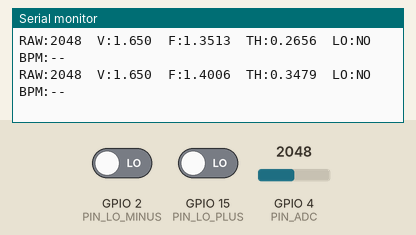
A sketch run on a simulated ESP32. Parts: the last lines printed to the serial monitor. Inputs (shaded band) come from the test bench; at power-on: GPIO 2 (PIN_LO_MINUS) LOW, GPIO 4 (PIN_ADC) = 2048, GPIO 15 (PIN_LO_PLUS) LOW (analog values on the 0–4095 scale).

Above: at 1.3 s.
1.4 s: GPIO 2 (PIN_LO_MINUS) driven HIGH
At 1.7 s:
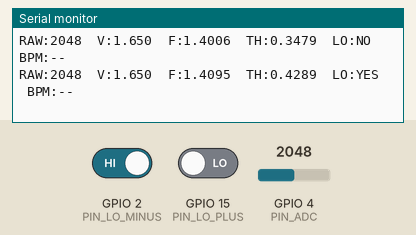
3.2 s: GPIO 4 (PIN_ADC) set to 2866
At 3.22 s:
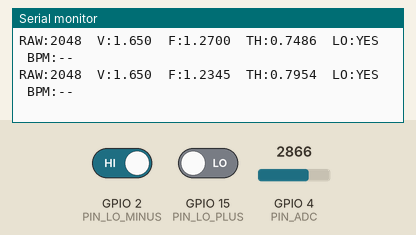
4.7 s: GPIO 15 (PIN_LO_PLUS) driven HIGH
At 5.24 s:
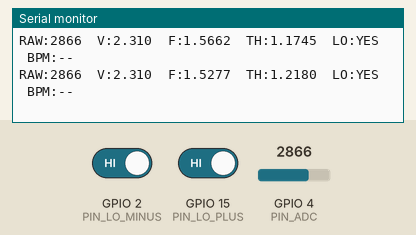
6.2 s: GPIO 4 (PIN_ADC) set to 3603
At 6.25 s:
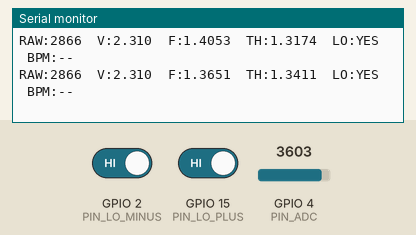
7.7 s: GPIO 15 (PIN_LO_PLUS) driven LOW
At 8.28 s:
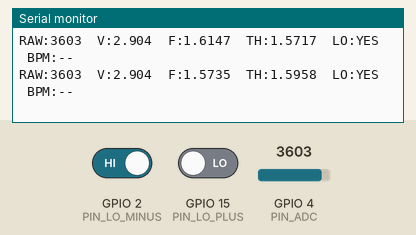
9.2 s: GPIO 2 (PIN_LO_MINUS) driven LOW
At 9.54 s:
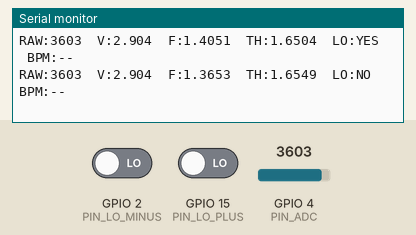
Timing chart, 0 to 11.7 s (numbered marks = the images above; inputs shaded):
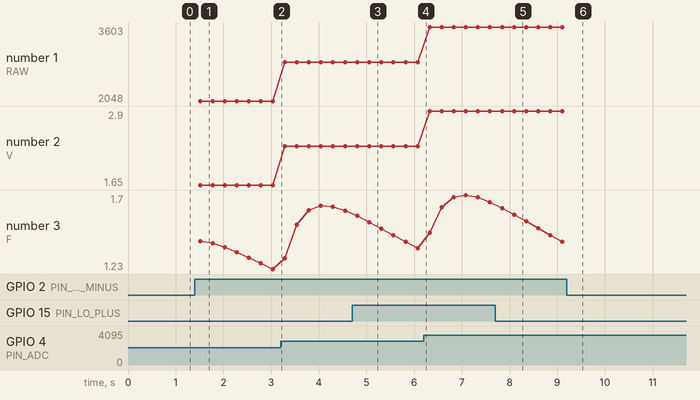

Measured:
- after the input at 1.4 s, the serial monitor: prints a new line after 0.12 s (image 1)
- after the input at 4.7 s, the serial monitor: prints a new line after 0.36 s (image 3)
- after the input at 7.7 s, the serial monitor: prints a new line after 0.40 s (image 5)
- after the input at 9.2 s, the serial monitor: prints a new line after 0.16 s (image 6)
- plotted number 1: 2048 → 2866 after the input at 3.2 s, 2866 → 3603 after the input at 6.2 s
- plotted number 2: 1.65 → 2.31 after the input at 3.2 s, 2.31 → 2.9 after the input at 6.2 s
- plotted number 3: 1.23 → 1.6 after the input at 3.2 s, 1.6 → 1.37 after the input at 4.7 s, 1.37 → 1.65 after the input at 6.2 s

The sketch:

AD8232_sensor_with_ESP32.ino
```cpp
/*
  AD8232 ECG with ESP32
  - Reads AD8232 OUT via ADC and detects beats (BPM)
  - SDA/SCL/I2C not used
  - Wiring (example):
      AD8232 VIN -> ESP32 3V3
      AD8232 GND -> ESP32 GND
      AD8232 OUT -> ESP32 GPIO4 (ADC)
      AD8232 LO+ -> ESP32 GPIO15 (digital input, optional)
      AD8232 LO- -> ESP32 GPIO2  (digital input, optional)
  - Safety: hobby/educational only. Not medical-grade.
*/

// ------------ user config ------------
const int PIN_ADC = 4;      // AD8232 OUT -> ADC pin (input-only recommended)
const int PIN_LO_PLUS = 15;  // AD8232 LO+ (optional lead-off detect)
const int PIN_LO_MINUS = 2;  // AD8232 LO- (optional lead-off detect)

const unsigned long SAMPLE_RATE = 250; // Hz (samples per second)
const unsigned long SAMPLE_PERIOD_US = 1000000UL / SAMPLE_RATE; // microseconds
// -------------------------------------

// Filtering & detection state
float vFiltered = 0.0;
float lowpass = 0.0;
float highpass = 0.0;

const float alphaLP = 0.2;   // low-pass IIR coefficient (adjust)
const float alphaHP = 0.01;  // high-pass IIR coefficient for baseline removal (adjust)

// Adaptive threshold variables
float threshold = 0;
float baseline = 0;
const float baselineAlpha = 0.0005; // slow baseline update
const float threshOffset = 0.25;    // threshold above baseline (in normalized units)

// Peak detection
unsigned long lastBeatTime = 0;
const unsigned long minBeatInterval = 300; // ms (avoid false >200 BPM)
float bpm = 0;
float lastIBI = 0;
float bpmHistory[8];
int bpmIdx = 0;

// ADC conversion helpers
const int ADC_RES = 4095; // 12-bit on ESP32 (default)
const float VREF = 3.3;   // volts

// For serial timing
unsigned long lastPrint = 0;
const unsigned long PRINT_INTERVAL = 250; // ms

void setup() {
  Serial.begin(115200);
  delay(100);

  pinMode(PIN_LO_PLUS, INPUT);
  pinMode(PIN_LO_MINUS, INPUT);

  // Configure ADC width and attenuation for better dynamic range
  analogReadResolution(12); // 0..4095
  // Set attenuation for the ADC pin (ESP32-specific)
  // valid attns: ADC_0db, ADC_2_5db, ADC_6db, ADC_11db
  analogSetPinAttenuation(PIN_ADC, ADC_11db); // allows near full 0-3.3V range

  Serial.println("AD8232 -> ESP32 ECG reader");
  Serial.print("Sample rate: "); Serial.print(SAMPLE_RATE); Serial.println(" Hz");
  Serial.println("Ensure electrodes are attached: RA, LA, RL");
}

void loop() {
  static unsigned long nextMicros = 0;
  unsigned long now = micros();
  if (now < nextMicros) {
    // wait a bit
    delayMicroseconds(20);
    return;
  }
  nextMicros = now + SAMPLE_PERIOD_US;

  // 1) Read raw ADC
  int raw = analogRead(PIN_ADC);        // 0..4095
  float volts = (raw / float(ADC_RES)) * VREF; // convert to volts

  // Normalize signal roughly to 0..1
  // Many AD8232 outputs ~1.2-1.8V baseline; we will use filtering instead of strict normalization
  float signal = volts;

  // 2) Simple IIR low-pass filter
  lowpass = lowpass + alphaLP * (signal - lowpass);

  // 3) High-pass to remove baseline (subtract very slow baseline)
  baseline = baseline + baselineAlpha * (lowpass - baseline);
  highpass = lowpass - baseline;

  // 4) Smoothed filtered value (small IIR)
  vFiltered = vFiltered + alphaHP * (highpass - vFiltered);

  // 5) Lead-off detection (optional)
  bool leadOff = false;
  if (digitalRead(PIN_LO_PLUS) == HIGH || digitalRead(PIN_LO_MINUS) == HIGH) {
    leadOff = true;
  }

  // 6) Peak detection using rising-edge crossing above dynamic threshold
  // Update threshold slowly to track amplitude changes
  float absFilt = fabs(vFiltered);
  // Initialize threshold if it's zero
  if (threshold == 0) threshold = absFilt * 0.6 + 0.05;
  // slowly adapt threshold based on signal energy (keeps sensitivity)
  threshold = threshold * 0.999 + (absFilt * 0.001) * (1.0 + threshOffset);

  static bool wasAbove = false;
  bool isAbove = (vFiltered > threshold);

  unsigned long currentMillis = millis();
  if (!leadOff) {
    // rising edge detection
    if (!wasAbove && isAbove) {
      unsigned long t = currentMillis;
      if (lastBeatTime != 0) {
        unsigned long ibi = t - lastBeatTime; // ms
        if (ibi > minBeatInterval) {
          lastIBI = ibi;
          float instBpm = 60000.0f / float(ibi);
          // push to history for smoothing
          bpmHistory[bpmIdx % (int) (sizeof(bpmHistory)/sizeof(bpmHistory[0]))] = instBpm;
          bpmIdx++;
          // compute average BPM
          float sum = 0;
          int count = min(bpmIdx, (int)(sizeof(bpmHistory)/sizeof(bpmHistory[0])));
          for (int i=0;i<count;i++) sum += bpmHistory[i];
          bpm = sum / max(1, count);
        }
      }
      lastBeatTime = t;
    }
  } else {
    // lead off - reset detection to avoid false beats
    // optionally set bpm=0 or keep last value
  }
  wasAbove = isAbove;

  // 7) Serial output periodically (reduce spam)
  if (millis() - lastPrint >= PRINT_INTERVAL) {
    lastPrint = millis();
    Serial.print("RAW:");
    Serial.print(raw);
    Serial.print("\tV:");
    Serial.print(volts, 3);
    Serial.print("\tF:");
    Serial.print(vFiltered, 4);
    Serial.print("\tTH:");
    Serial.print(threshold, 4);
    Serial.print("\tLO:");
    Serial.print(leadOff ? "YES" : "NO");
    Serial.print("\tBPM:");
    if (bpm > 0.1) Serial.print(int(bpm + 0.5));
    else Serial.print("--");
    Serial.println();
  }

  // keep loop timing precise (we already used micros to schedule next sample)
}

// End of sketch
```
